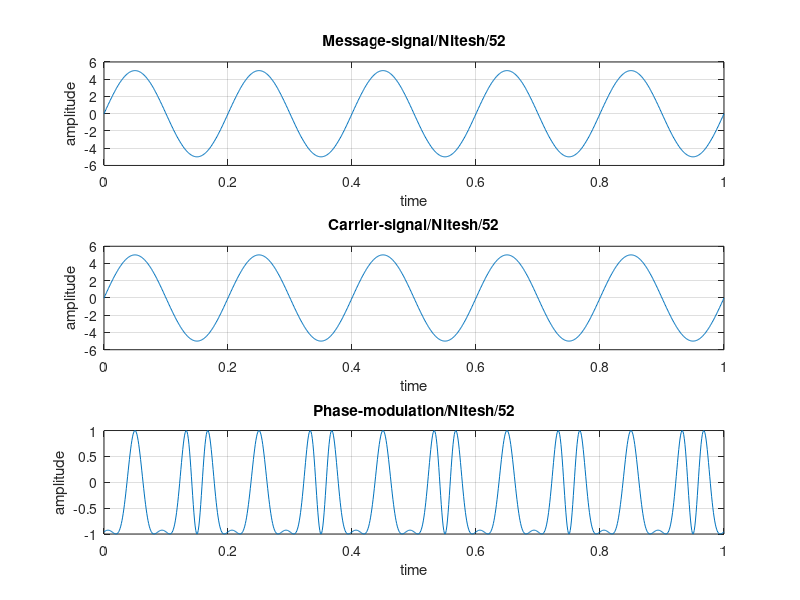

The MATLAB script that drew this image:
clc;
close all;
clear all;
t=0:0.001:1;
fm=input('Enter message frequency');
am=input('Enter message amplitude');
fc=input('Enter carrier frequency');
ac=input('Enter carrier amplitude');
b=input('Enter modulation index');
x=am*sin(2*pi*fm*t);
subplot(3,1,1);
plot(t,x);
xlabel('time');
ylabel('amplitude');
title('Message-signal/Nitesh/52');
grid on;
c=ac*sin(2*pi*fc*t);
subplot(3,1,2);
plot(t,c);
xlabel('time');
ylabel('amplitude');
title('Carrier-signal/Nitesh/52');
grid on;
A=sin(2*pi*fc*t+b*cos(2*pi*fm*t));
subplot(3,1,3);
plot(t,A);
xlabel('time');
ylabel('amplitude');
title('Phase-modulation/Nitesh/52');
grid on;